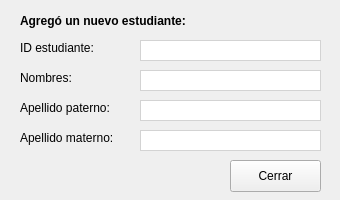
<?xml version="1.0" encoding="UTF-8"?>
<ui version="4.0">
 <class>MainWindow</class>
 <widget class="QMainWindow" name="MainWindow">
  <property name="geometry">
   <rect>
    <x>0</x>
    <y>0</y>
    <width>340</width>
    <height>200</height>
   </rect>
  </property>
  <property name="minimumSize">
   <size>
    <width>340</width>
    <height>200</height>
   </size>
  </property>
  <property name="maximumSize">
   <size>
    <width>340</width>
    <height>200</height>
   </size>
  </property>
  <property name="windowTitle">
   <string>Añadir estudiante</string>
  </property>
  <widget class="QWidget" name="wid">
   <widget class="QLineEdit" name="nestNombres">
    <property name="geometry">
     <rect>
      <x>140</x>
      <y>70</y>
      <width>181</width>
      <height>21</height>
     </rect>
    </property>
    <property name="styleSheet">
     <string notr="true">border: 1px solid lightgray;</string>
    </property>
    <property name="maxLength">
     <number>255</number>
    </property>
    <property name="readOnly">
     <bool>true</bool>
    </property>
   </widget>
   <widget class="QLineEdit" name="nestApPat">
    <property name="geometry">
     <rect>
      <x>140</x>
      <y>100</y>
      <width>181</width>
      <height>21</height>
     </rect>
    </property>
    <property name="styleSheet">
     <string notr="true">border: 1px solid lightgray;</string>
    </property>
    <property name="maxLength">
     <number>255</number>
    </property>
    <property name="readOnly">
     <bool>true</bool>
    </property>
   </widget>
   <widget class="QLabel" name="nest_lblApMat">
    <property name="geometry">
     <rect>
      <x>20</x>
      <y>130</y>
      <width>111</width>
      <height>16</height>
     </rect>
    </property>
    <property name="text">
     <string>Apellido materno:</string>
    </property>
   </widget>
   <widget class="QLineEdit" name="nestApMat">
    <property name="geometry">
     <rect>
      <x>140</x>
      <y>130</y>
      <width>181</width>
      <height>21</height>
     </rect>
    </property>
    <property name="styleSheet">
     <string notr="true">border: 1px solid lightgray;</string>
    </property>
    <property name="maxLength">
     <number>255</number>
    </property>
    <property name="readOnly">
     <bool>true</bool>
    </property>
   </widget>
   <widget class="QLabel" name="nest_lblApPat">
    <property name="geometry">
     <rect>
      <x>20</x>
      <y>100</y>
      <width>111</width>
      <height>16</height>
     </rect>
    </property>
    <property name="text">
     <string>Apellido paterno:</string>
    </property>
   </widget>
   <widget class="QLabel" name="nest_lblNombres">
    <property name="geometry">
     <rect>
      <x>20</x>
      <y>70</y>
      <width>71</width>
      <height>16</height>
     </rect>
    </property>
    <property name="text">
     <string>Nombres:</string>
    </property>
   </widget>
   <widget class="QLabel" name="nest_lblID">
    <property name="geometry">
     <rect>
      <x>20</x>
      <y>10</y>
      <width>291</width>
      <height>21</height>
     </rect>
    </property>
    <property name="font">
     <font>
      <weight>75</weight>
      <bold>true</bold>
     </font>
    </property>
    <property name="text">
     <string>Agregó un nuevo estudiante:</string>
    </property>
   </widget>
   <widget class="QPushButton" name="nestCerrar">
    <property name="geometry">
     <rect>
      <x>230</x>
      <y>160</y>
      <width>91</width>
      <height>32</height>
     </rect>
    </property>
    <property name="text">
     <string>Cerrar</string>
    </property>
   </widget>
   <widget class="QLabel" name="lblID">
    <property name="geometry">
     <rect>
      <x>20</x>
      <y>40</y>
      <width>91</width>
      <height>16</height>
     </rect>
    </property>
    <property name="text">
     <string>ID estudiante:</string>
    </property>
   </widget>
   <widget class="QLineEdit" name="nestID">
    <property name="enabled">
     <bool>true</bool>
    </property>
    <property name="geometry">
     <rect>
      <x>140</x>
      <y>40</y>
      <width>181</width>
      <height>21</height>
     </rect>
    </property>
    <property name="autoFillBackground">
     <bool>false</bool>
    </property>
    <property name="styleSheet">
     <string notr="true">border: 1px solid lightgray;</string>
    </property>
    <property name="maxLength">
     <number>8</number>
    </property>
    <property name="readOnly">
     <bool>true</bool>
    </property>
   </widget>
  </widget>
 </widget>
 <resources/>
 <connections/>
</ui>
